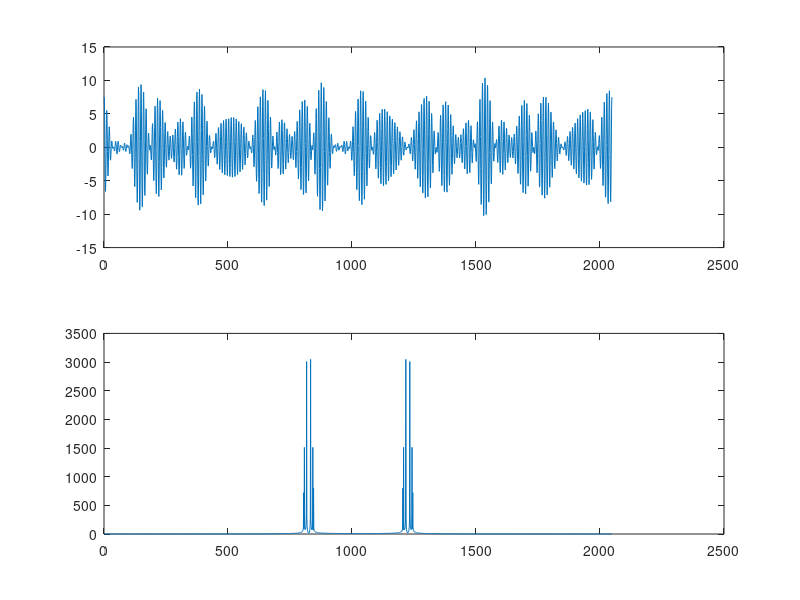
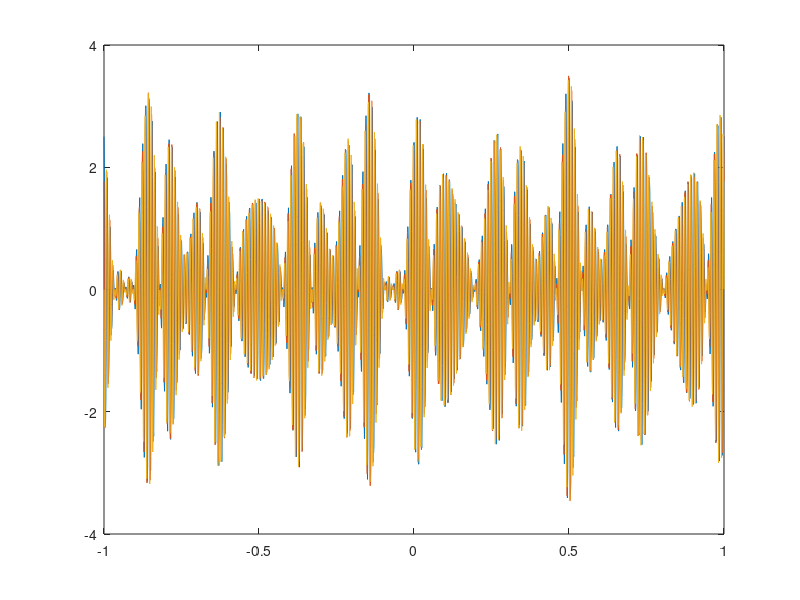

Write the MATLAB code that produced these figures, in order.
L = 2048;
tmax = 1;
tmin = -1;
Fe = L/(tmax-tmin); 
Te = 1/Fe;
t = linspace(-1,1,L);
f = (-L/2:L/2-1)/(L/Fe);

%II-a

m = 2*cos(8*pi*t) + sin(17*pi*t) + 0.5*cos(20*pi*t); % signal modulant
p = 3*cos(200*pi*t); % porteuse
s = m.*p; 




%II-b
figure(1)
subplot(211)
plot(s)

TF_S = fftshift(abs(fft(s,L)));
subplot(212);
plot(TF_S);




%II-C1
figure(2)
ol = cos(200*pi*t+0);
sm1 = m .* ol;
ol = cos(200*pi*t+pi/4);
sm2 = m .* ol;
ol = cos(200*pi*t+pi/2);
sm3 = m .* ol;


figure(2)
plot(t,sm1)
hold on
plot(t,sm2)
hold on
plot(t,sm3)



